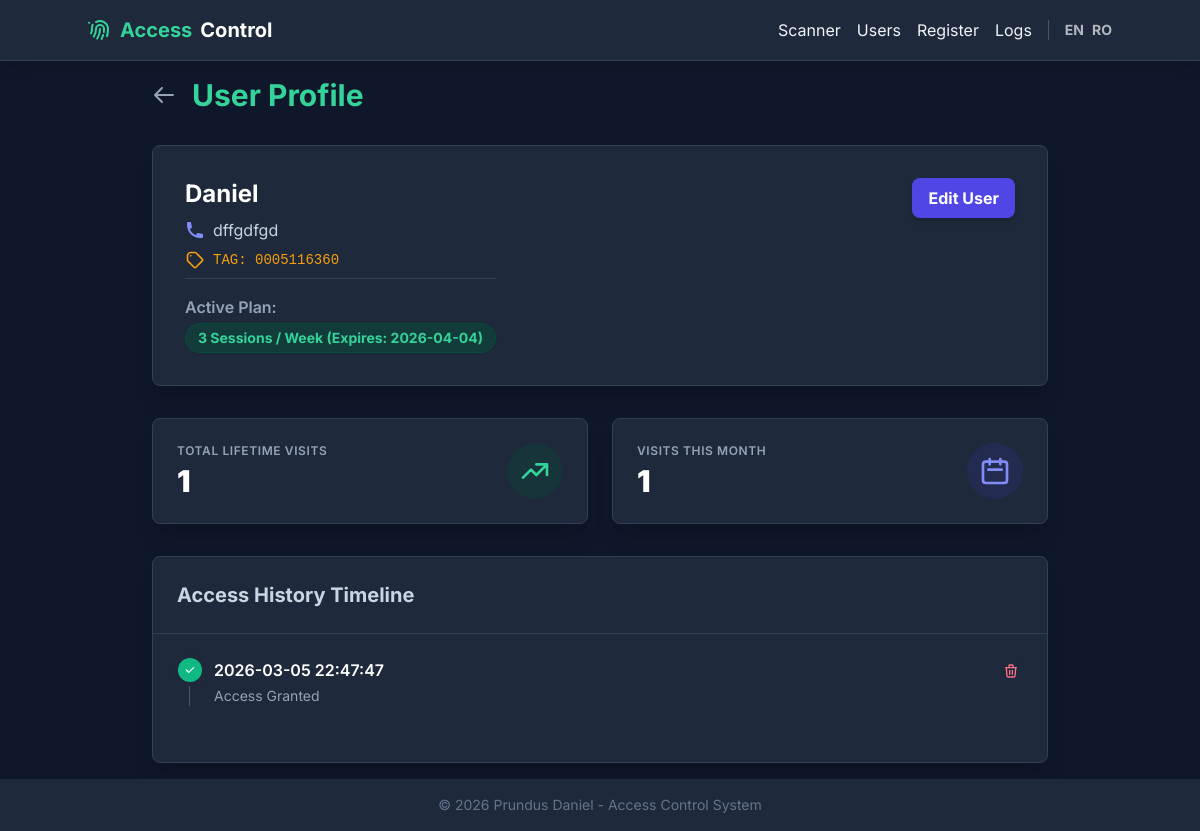
Before: /user/13 with the older database file.
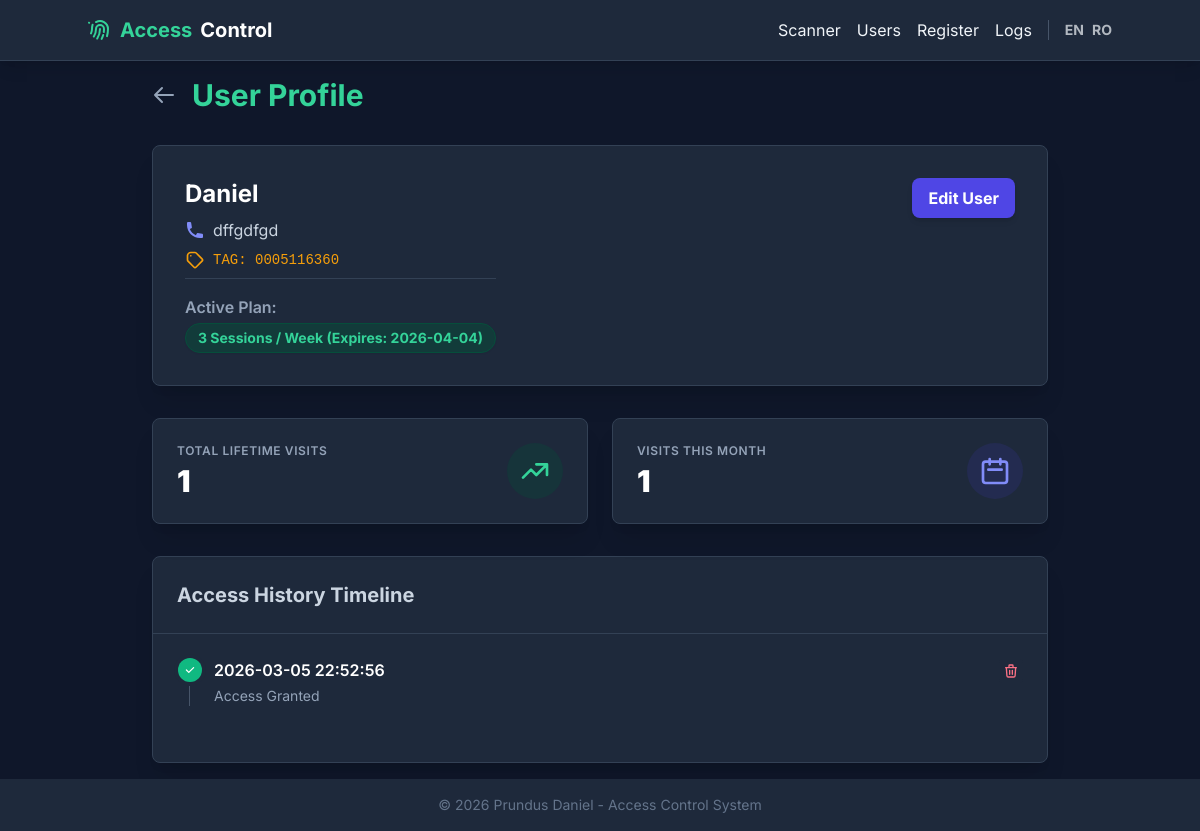
After: the same page with the newer database file.
### database.py (models this page shows)
class AccessLog(db.Model):
    __tablename__ = 'access_logs'
    id = db.Column(db.Integer, primary_key=True)
    user_id = db.Column(db.Integer, db.ForeignKey('users.id'), nullable=False)
    timestamp = db.Column(db.DateTime, default=datetime.datetime.now)
    allowed = db.Column(db.Boolean, nullable=False)
    reason = db.Column(db.String)

### app.py (the view)
@app.route('/user/<int:user_id>')
def user_profile(user_id):
    user = database.get_user_by_id(user_id)
    if not user:
        return redirect(url_for('get_users'))
    sub = database.get_active_subscription(user_id)
    stats = database.get_user_stats(user_id)
    logs = database.get_user_logs(user_id, limit=50)
    user_classes = database.db.session.query(database.ClassSchedule)\
        .join(database.ClassParticipant, database.ClassParticipant.class_id == database.ClassSchedule.id)\
        .filter(database.ClassParticipant.user_id == user_id)\
        .all()
    classes = [database.dict_helper(c) for c in user_classes]
    return render_template('user_profile.html', user=user, sub=sub, stats=stats, logs=logs, classes=classes)

### app.py (called while the page is built)
def get_locale():
    return session.get('lang', 'en')

### database.py (called while the page is built)
def dict_helper(obj):
    if obj is None:
        return None
    return {c.name: getattr(obj, c.name) for c in obj.__table__.columns}

def get_user_by_id(user_id):
    user = User.query.get(user_id)
    return dict_helper(user)

def get_active_subscription(user_id):
    sub_data = db.session.query(ActiveSubscription, SubscriptionType)\
        .join(SubscriptionType, ActiveSubscription.type_id == SubscriptionType.id)\
        .filter(ActiveSubscription.user_id == user_id)\
        .filter(ActiveSubscription.end_date >= datetime.date.today())\
        .order_by(ActiveSubscription.end_date.desc())\
        .first()
    if sub_data:
        sub, sub_type = sub_data
        s_dict = dict_helper(sub)
        s_dict['sub_name'] = sub_type.name
        return s_dict
    return None

### templates/user_profile.html (shortened to what the changed rows need)
{% extends "layout.html" %}
{% block content %}
<div class="max-w-4xl mx-auto space-y-8">
    <div class="flex items-center gap-4 mb-4">
        <h1 class="text-3xl font-bold text-emerald-400">{{ _('User Profile') }}</h1>
    </div>
    <div
        class="bg-slate-800 rounded-lg shadow-xl p-8 border border-slate-700 md:flex md:justify-between md:items-start">
        <div>
            <h2 class="text-2xl font-bold text-white mb-2">{{ user['name'] }}</h2>
        </div>
    </div>
    <div class="bg-slate-800 rounded-lg shadow-xl overflow-hidden border border-slate-700">
        <div class="p-6 border-b border-slate-700">
            <h2 class="text-xl font-bold text-slate-300">{{ _('Access History Timeline') }}</h2>
        </div>
        <div class="p-6 max-h-[500px] overflow-y-auto">
            {% if logs %}
            <div class="relative border-l border-slate-600 ml-3 space-y-6">
                {% for log in logs %}
                <div class="mb-8 ml-6 relative">
                    <span
                        class="absolute flex items-center justify-center w-6 h-6 rounded-full -left-9 ring-4 ring-slate-800 {% if log['allowed'] %}bg-emerald-500{% else %}bg-rose-500{% endif %}">
                        {% if log['allowed'] %}
                        <svg xmlns="http://www.w3.org/2000/svg" class="h-3 w-3 text-white" viewBox="0 0 20 20"
                            fill="currentColor">
                            <path fill-rule="evenodd"
                                d="M16.707 5.293a1 1 0 010 1.414l-8 8a1 1 0 01-1.414 0l-4-4a1 1 0 011.414-1.414L8 12.586l7.293-7.293a1 1 0 011.414 0z"
                                clip-rule="evenodd" />
                        </svg>
                        {% endif %}
                    </span>
                    <div class="flex items-center justify-between">
                        <h3 class="flex items-center mb-1 text-md font-semibold text-white">
                            {{ log['timestamp'] }}
                        </h3>
                        <form method="POST" action="/log/{{ log['id'] }}/delete"
                            onsubmit="return confirm(`{{ _('Are you sure you want to delete this log entry?') }}`);">
                            <button type="submit"
                                class="text-rose-400 hover:text-white bg-slate-800 hover:bg-rose-600 p-1 rounded transition"
                                title="{{ _('Delete log') }}">
                                <svg xmlns="http://www.w3.org/2000/svg" class="h-4 w-4" fill="none" viewBox="0 0 24 24"
                                    stroke="currentColor">
                                    <path stroke-linecap="round" stroke-linejoin="round" stroke-width="2"
                                        d="M19 7l-.867 12.142A2 2 0 0116.138 21H7.862a2 2 0 01-1.995-1.858L5 7m5 4v6m4-6v6m1-10V4a1 1 0 00-1-1h-4a1 1 0 00-1 1v3M4 7h16" />
                                </svg>
                            </button>
                        </form>
                    </div>
                    <p class="mb-1 text-sm font-normal text-slate-400">{{ _(log['reason']) }}</p>
                </div>
                {% endfor %}
            </div>
            {% else %}
            <p class="text-slate-500 italic text-center py-4">{{ _('No access history available for this user.') }}</p>
            {% endif %}
        </div>
    </div>
</div>
{% endblock %}

Changed rows visible on the page:
removed AccessLog: timestamp "2026-03-05 22:47:47"
added AccessLog: timestamp "2026-03-05 22:52:56"
